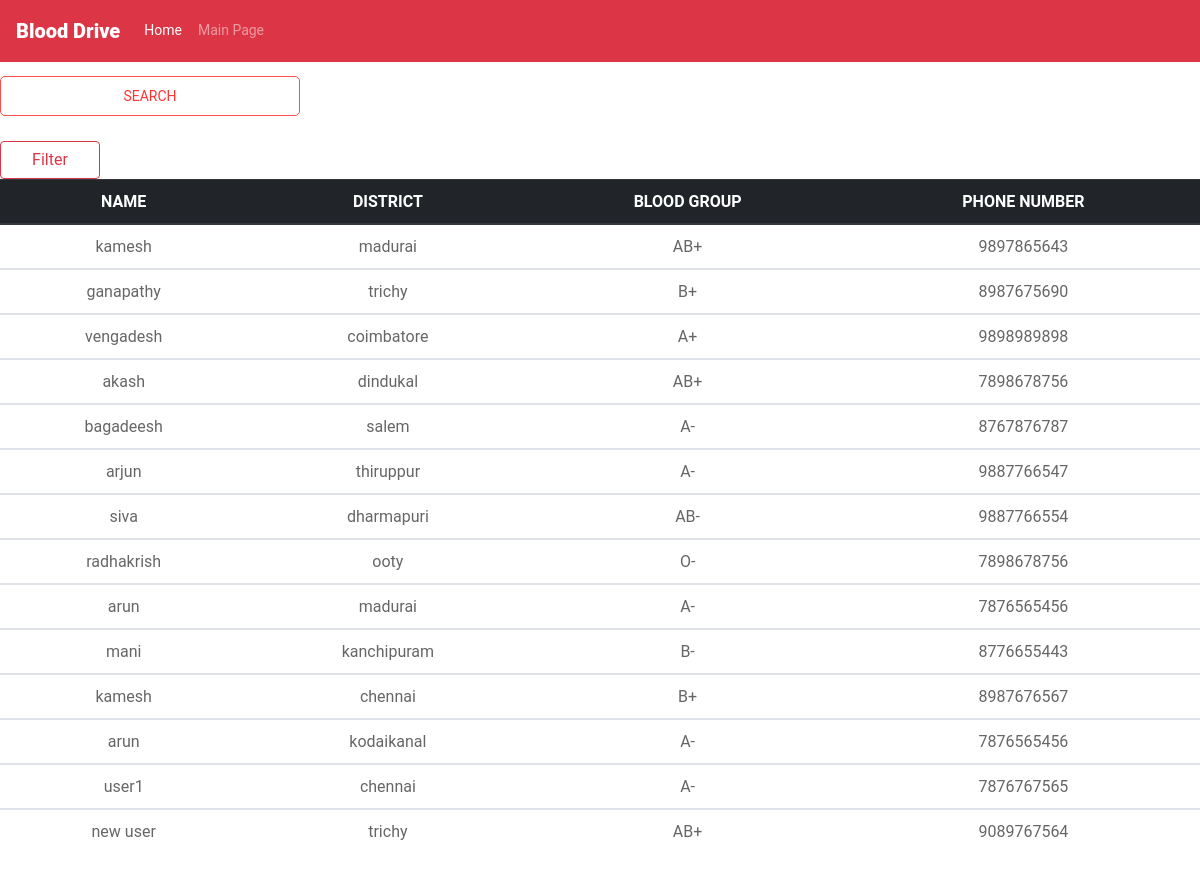
Page /filter.php on the committed database.
### tables this page shows
CREATE TABLE `bloodbank_details` (
  `id` int(255) NOT NULL,
  `name` varchar(25) NOT NULL,
  `username` varchar(25) NOT NULL,
  `password` varchar(25) NOT NULL,
  `phone_number` bigint(10) NOT NULL,
  `district` varchar(25) NOT NULL,
  `gender` enum('male','female','other') NOT NULL,
  `bloodgroup` enum('A+','B+','AB+','O+','A-','B-','AB-','O-') NOT NULL,
  `keyword` varchar(25) NOT NULL
);

### filter.php (the view, shortened to what this page needs)
<?php include('header.php'); ?>
<?php
if(isset($_POST['search']))
{
    $valueToSearch = $_POST['valueToSearch'];
    $query = "SELECT * FROM `bloodbank_details` WHERE CONCAT(`username`, `district`, `bloodgroup`, `phone_number`) LIKE '%".$valueToSearch."%'";
    $search_result = filterTable($query);
}
 else {
    $query = "SELECT * FROM `bloodbank_details`";
    $search_result = filterTable($query);
}
function filterTable($query)
{
    include 'db.php';
    $filter_Result = mysqli_query($con, $query);
    return $filter_Result;
}
?>
<!DOCTYPE html>
<html>
    <head>
    </head>
    <body>
    <nav class="navbar navbar-expand-md navbar-dark fixed-top bg-danger">
    <a class="navbar-brand" style="color:#fff;font-weight:900;"><span class="title">Blood Drive</span></a>
        <div class="navbar-collapse collapse" id="navbarCollapse">
          <ul class="navbar-nav mr-auto">
                <li class="nav-item active">
                 <a class="nav-link" href="#">Home</a>
                </li>
                <li class="nav-item">
                 <a class="nav-link" href="home.html"> Main Page</a>
                </li>
          </ul>
        </div>
      </nav>
        <br><br><br>
        <form action="filter.php" method="post">
            <input class="mr-sm-2 " type="text" name="valueToSearch" placeholder="SEARCH" autocomplete="off"><br><br>
            <input class="btn btn-outline-danger my-2 my-sm-0" type="submit" name="search" value="Filter">
            <table class="table">
              <thead class="thead-dark">
                <tr>
                    <th>NAME</th>
                    <th>DISTRICT</th>
                    <th>BLOOD GROUP</th>
                    <th>PHONE NUMBER</th>
                </tr>
            </thead>
                <?php while($row = mysqli_fetch_array($search_result)):?>
                  <tbody>
                <tr>
                    <td><?php echo $row['name'];?></td>
                    <td><?php echo $row['district'];?></td>
                    <td><?php echo $row['bloodgroup'];?></td>
                    <td><?php echo $row['phone_number'];?></td>
                </tr>
                </tbody>
                <?php endwhile;?>
            </table>
        </form>
    </body>
</html>

### header.php (shortened to what this page needs)
<head>
    <link rel="stylesheet" href="css/bootstrap.min.css">
    <link rel="stylesheet" href="https://stackpath.bootstrapcdn.com/font-awesome/4.7.0/css/font-awesome.min.css">
    <link rel="stylesheet" href="css/style.css">
    <link rel="stylesheet" href="css/style.css">
    <link rel="stylesheet" href="css/responsive.css">
     <link rel="stylesheet" href="css/bootstrap.min.css">
      <link rel="stylesheet" href="css/style.css">
      <link rel="stylesheet" href="css/responsive.css">
      <link rel="stylesheet" href="css/jquery.mCustomScrollbar.min.css">
      <link rel="stylesheet" href="https://netdna.bootstrapcdn.com/font-awesome/4.0.3/css/font-awesome.css">
      <link rel="stylesheet" href="https://cdnjs.cloudflare.com/ajax/libs/fancybox/2.1.5/jquery.fancybox.min.css" media="screen">
</head>

### css/style.css (style rules this page uses)
* { box-sizing: border-box !important; }
html { scroll-behavior: smooth; }
body { color: #666666; font-size: 14px; font-family: 'Roboto', sans-serif; line-height: 1.80857; font-weight: normal; }
a { color: #1f1f1f; text-decoration: none !important; outline: none !important; -webkit-transition: all .3s ease-in-out; -moz-transition: all .3s ease-in-out; -ms-transition: all .3s ease-in-out; -o-transition: all .3s ease-in-out; transition: all .3s ease-in-out; }
*, *::after, *::before { -webkit-box-sizing: border-box; -moz-box-sizing: border-box; box-sizing: border-box; }
ul, li, ol { margin: 0px; padding: 0px; list-style: none; }
a { color: #222222; text-decoration: none; outline: none !important; }
a, .btn { text-decoration: none !important; outline: none !important; -webkit-transition: all .3s ease-in-out; -moz-transition: all .3s ease-in-out; -ms-transition: all .3s ease-in-out; -o-transition: all .3s ease-in-out; transition: all .3s ease-in-out; }

### filter.php (style rules this page uses)
table { text-align:center; }
.btn { width:100px; margin:auto; }
input[type="text"] { width:300px; border-radius:5px; box-sizing:border-box; border:1px solid #ff4d4d; height:40px; margin:auto; }
::placeholder { color:#ff3333; text-align:center; }

### rows in the picture
bloodbank_details: name "kamesh", district "madurai", bloodgroup "AB+", phone_number "9897865643"
bloodbank_details: name "ganapathy", district "trichy", bloodgroup "B+", phone_number "8987675690"
bloodbank_details: name "vengadesh", district "coimbatore", bloodgroup "A+", phone_number "9898989898"
bloodbank_details: name "akash", district "dindukal", bloodgroup "AB+", phone_number "7898678756"
bloodbank_details: name "bagadeesh", district "salem", bloodgroup "A-", phone_number "8767876787"
bloodbank_details: name "arjun", district "thiruppur", bloodgroup "A-", phone_number "9887766547"
bloodbank_details: name "siva", district "dharmapuri", bloodgroup "AB-", phone_number "9887766554"
bloodbank_details: name "radhakrish", district "ooty", bloodgroup "O-", phone_number "7898678756"
bloodbank_details: name "arun", district "madurai", bloodgroup "A-", phone_number "7876565456"
bloodbank_details: name "mani", district "kanchipuram", bloodgroup "B-", phone_number "8776655443"
bloodbank_details: name "kamesh", district "chennai", bloodgroup "B+", phone_number "8987676567"
bloodbank_details: name "arun", district "kodaikanal", bloodgroup "A-", phone_number "7876565456"
bloodbank_details: name "user1", district "chennai", bloodgroup "A-", phone_number "7876767565"
bloodbank_details: name "new user", district "trichy", bloodgroup "AB+", phone_number "9089767564"
